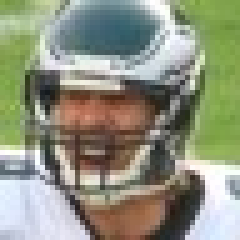
#> input picture train/angry/11129Exp0hostile_actor_427.jpg, 48 x 48 px (shown 5 times larger); its folder holds 3 pictures in this run
$ python main.py   (older library calls are emulated)
#> lines starting #> are read from the running program, lines starting #| are printed output that depends on the picture
from PIL import Image
import os

def resize_images(folder_paths):
    for folder_path in folder_paths:
        output_folder = folder_path + '_resized'
        os.makedirs(output_folder, exist_ok=True)

        for filename in os.listdir(folder_path):
            if filename.endswith(('.jpg', '.jpeg', '.png')):
                image_path = os.path.join(folder_path, filename)
                output_path = os.path.join(output_folder, filename)

                with Image.open(image_path) as image:
#> image is the input picture: PIL image 48x48 RGB; mean R, G, B 143.2, 146.7, 126.9
                    resized_image = image.resize((180, 180), Image.ANTIALIAS)
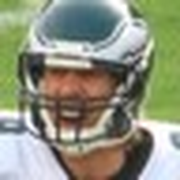
#> resized_image: PIL image 180x180 RGB; mean R, G, B 143.2, 146.7, 126.9
                    resized_image.save(output_path)
                    print(f"Resized {filename} successfully.")

        print(f"All images in folder {folder_path} resized successfully.")

# Provide an array of folder paths where the images are located
folder_paths = [
    './train/angry',
    './train/happy',
    './train/sad',
    './valid/angry',
    './valid/happy',
    './valid/sad',
]

# Call the resize_images function with the array of folder paths
#> (the run stopped early here; a loop or call above may not have finished)
